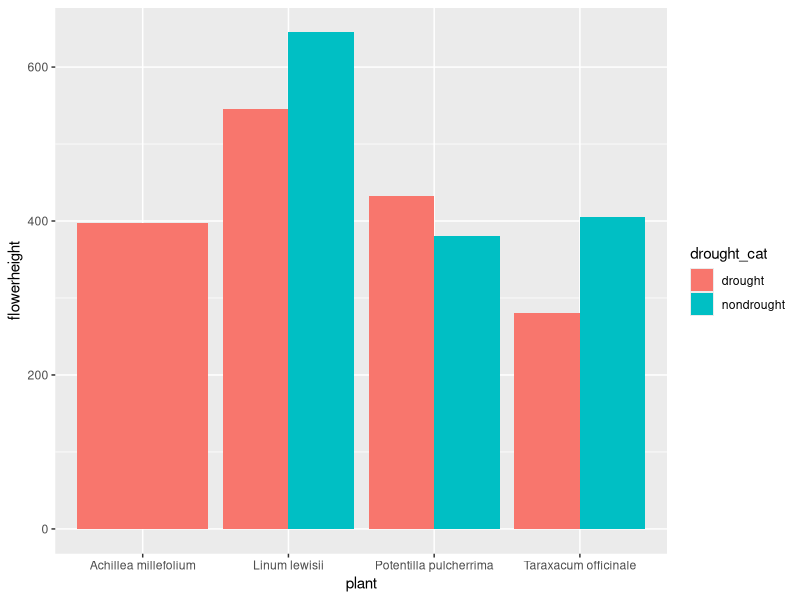
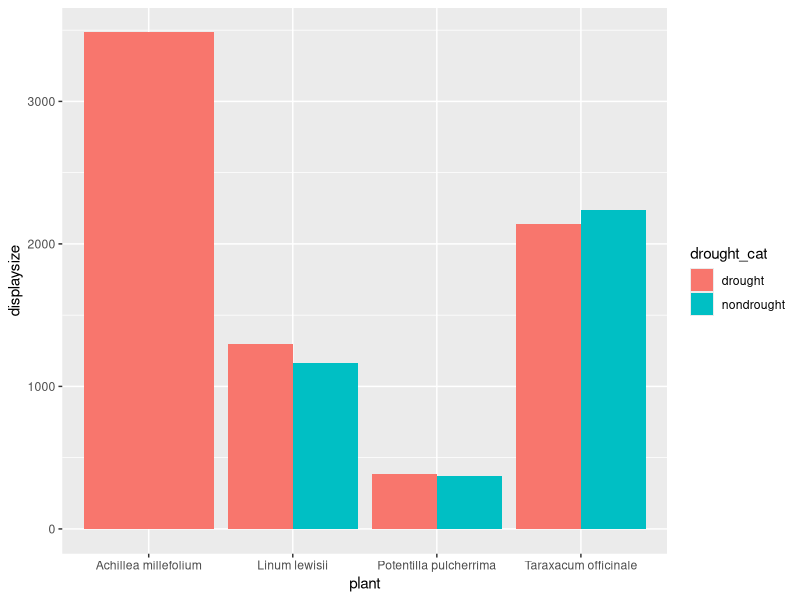
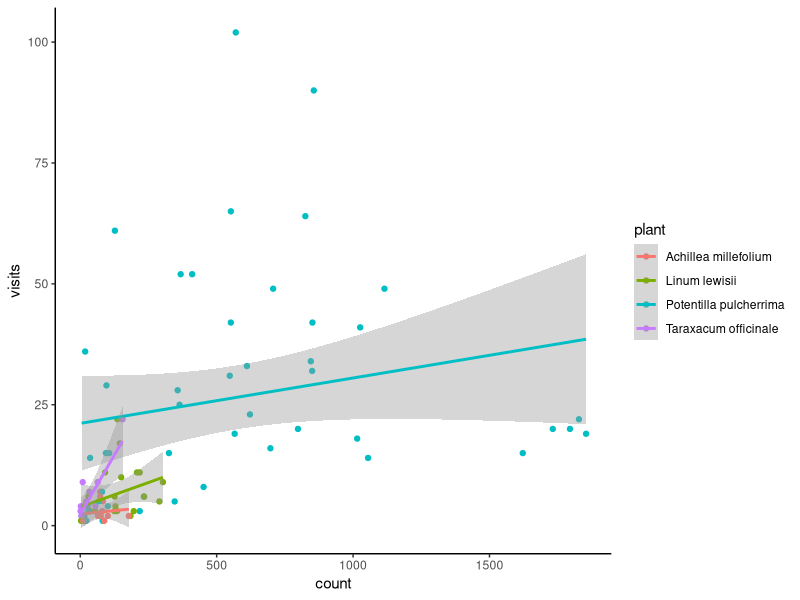
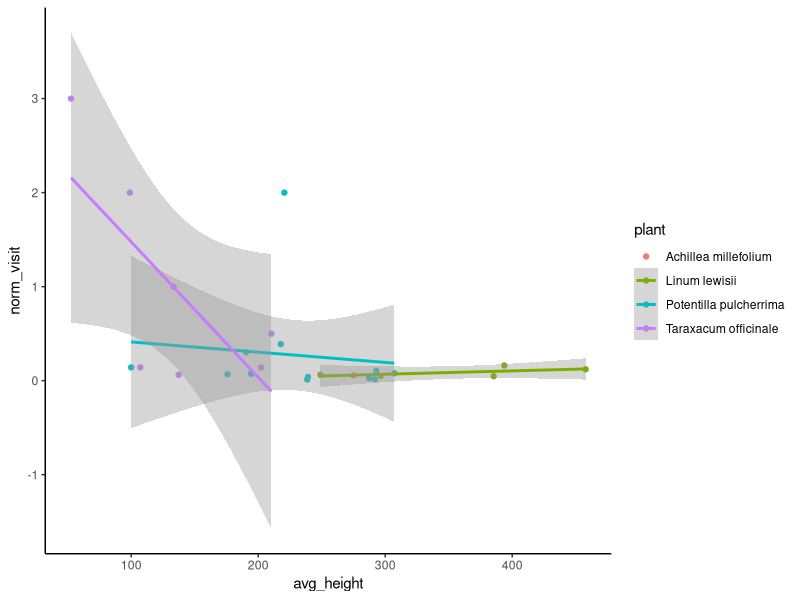
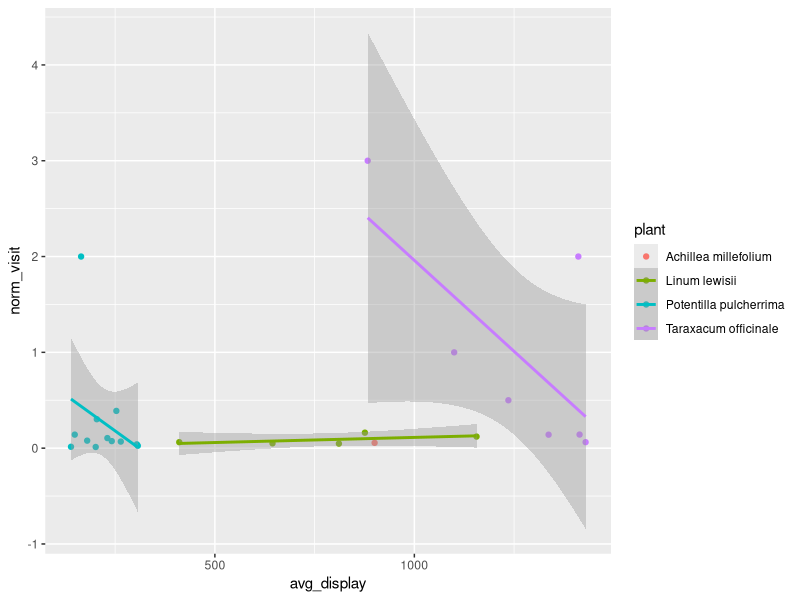

Write R code to recreate these figures, in order. (Note: this script raises an error after producing the figures.)
## ---- chunk 1
knitr::opts_chunk$set(echo = TRUE)
library(tidyverse)
library(tidyr)
## ---- chunk 2
p_traits <- read_csv("ZZ_planttraits.csv") #convert excel data to data frame

moisture <- read_csv("PastMoistureData.csv")

visitation <- read_csv("qnest_network.csv")

plantcount <- read_csv("qnest_plantsurvey.csv")

## ---- chunk 3
#create a data frame with unique moisture data per data
moisture <- moisture %>% 
  group_by(site, date) %>%  #organize data by site and date
  summarise(soilmoist1 = first(soilmoist1), soilmoist5 = first(soilmoist5)) #extract the first moisture data point from days with multiple entires

#wrangle plant count
plantcount <- plantcount %>% 
  select( -c(8:126), -3, -4, -7) %>% #remove irrelavant columns
  rename(plant = plant_name) %>% #rename column to join frames
  filter(plant %in% c("Linum lewisii", "Achillea millefolium", "Taraxacum officinale", "Potentilla pulcherrima")) %>% #get rid of non smaple species data
  mutate(date = mdy(date)) %>% #convert date from string to date format
  filter(date > mdy("6/1/2021")) %>%  #cut data to timeframe
  group_by(site, date, plant) %>% 
  summarise(count = sum(total_flowers))  #sum plant counts with same date/site
  


#create full data set by adding past moisture data to plant traits
p_traits <- p_traits %>% 
  left_join(moisture,by = c("site", "date")) %>% #join moisture using date and site
  rename(moist_1 = `Moisture Top`, moist_5 = `Moisture Middle`) %>% #rename column 
  mutate(moist_1 = ifelse(is.na(moist_1) == TRUE, soilmoist1, moist_1),#add moist
         moist_5 = ifelse(is.na(moist_5) == TRUE, soilmoist5, moist_5)) %>%
  select(-soilmoist1, -soilmoist5) %>% #remove past soil moisture coulmns from data
  mutate(date = mdy(date)) %>% #convert date from string to date format
  mutate(drought_cat = ifelse(date < mdy("1/1/2023"), "drought", "nondrought")) %>%
#new variable for drought(>23) and nondrought years(<23)
  filter(plant != "Viola praemorsa") %>% #remove viola praemorsa, not enough data
  group_by(site, date, plant) %>% #group data by site, data and plant
  mutate(avg_height = mean(flowerheight), avg_display = mean(displaysize)) #create new cloumn in data giving each day an average height and display size 

avg_traits <- p_traits %>% 
  select(avg_height,avg_display) #create new data frame for average traits to be joined with visitation data

#wrangle visitation data to usable format
visitation <- visitation %>%
  select( -c(3:8), -c(10:19)) %>%   #remove unneccessary columns
  filter(plant %in% c("Linum lewisii", "Achillea millefolium", "Taraxacum officinale", "Potentilla pulcherrima")) %>% #get rid of non smaple species data
  mutate(date = mdy(date)) %>% #convert date from string to date format
  filter(date > mdy("6/1/2021")) %>% #cut data to timeframe
  group_by(site, date, plant) %>% #group by site, date and plant
  mutate(visits = table(plant)) %>%  #new column summing visitation
  left_join(avg_traits, visitation, by=c("site", "date", "plant")) %>% #join avg trait data to visitation data
  distinct() %>%  #isolate distinct row with one visitation data instance
  left_join(plantcount,by = c("site", "date","plant")) %>% 
  mutate(norm_visit = visits/count)  #create varible nomalizing visits

#edit normalization? not 1:1 normalization

#visitation2 <- visitation %>%
#  group_by(site, plant) %>% 
#  fill(avg_display)

#fill in NA with data? how to not fill too much. is it fudging?

## ---- chunk 4

#drought and plant traits

#create average trait values for each plants data across drought and non drought years

#height vis

   ggplot(p_traits, aes(fill=drought_cat, y=flowerheight, x=plant)) +
  geom_bar(position='dodge', stat='identity')
   
#display vis
   
 ggplot(p_traits, aes(fill=drought_cat, y=displaysize, x=plant)) +
  geom_bar(position='dodge', stat='identity')

 
#visitation vs count vis
 
  visitation %>%
  ggplot(aes(count,visits,color=plant )) +
  geom_point() +
  geom_smooth(method="lm") +
  theme_classic()
  
  #giving bad results, we dont catch 50x more pollinators when we have 50x more flowers

 
#visitation vs height vis
 
 visitation %>%
  ggplot(aes(avg_height,norm_visit,color=plant )) +
  geom_point() +
  geom_smooth(method="lm") +
  theme_classic()
 
 #visitation vs display vis
 
  visitation %>%
  ggplot(aes(avg_display,norm_visit,color=plant )) +
  geom_point() +
  geom_smooth(method="lm")
  





## ---- chunk 5

#need to do stat tests

#t test assumption tests

# shapiro test and histagrams -----
 # P > 0.05 means normal distribution
 


 shapiro.test(PW_steosa)
 hist(PW_steosa)
 
 shapiro.test(PW_versicolor)
 hist(PW_versicolor)


#t test


#regression

